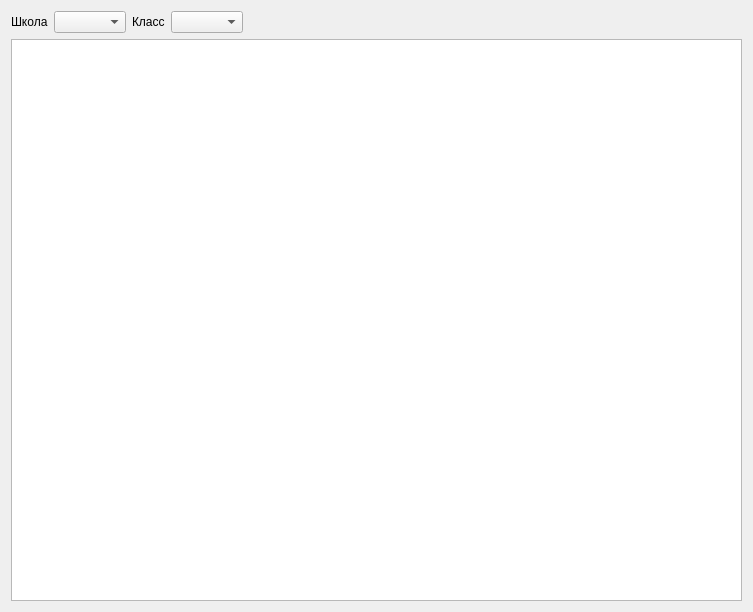
<?xml version="1.0" encoding="UTF-8"?>
<ui version="4.0">
 <class>Form</class>
 <widget class="QWidget" name="Form">
  <property name="geometry">
   <rect>
    <x>0</x>
    <y>0</y>
    <width>753</width>
    <height>612</height>
   </rect>
  </property>
  <property name="windowTitle">
   <string>Form</string>
  </property>
  <layout class="QVBoxLayout" name="verticalLayout">
   <item>
    <layout class="QHBoxLayout" name="horizontalLayout">
     <item>
      <widget class="QLabel" name="school_label">
       <property name="text">
        <string>Школа</string>
       </property>
      </widget>
     </item>
     <item>
      <widget class="QComboBox" name="school_cb"/>
     </item>
     <item>
      <widget class="QLabel" name="class_label">
       <property name="text">
        <string>Класс</string>
       </property>
      </widget>
     </item>
     <item>
      <widget class="QComboBox" name="class_cb"/>
     </item>
     <item>
      <spacer name="horizontalSpacer">
       <property name="orientation">
        <enum>Qt::Horizontal</enum>
       </property>
       <property name="sizeHint" stdset="0">
        <size>
         <width>40</width>
         <height>20</height>
        </size>
       </property>
      </spacer>
     </item>
    </layout>
   </item>
   <item>
    <widget class="QTableView" name="tableView">
     <property name="sortingEnabled">
      <bool>false</bool>
     </property>
    </widget>
   </item>
  </layout>
 </widget>
 <resources/>
 <connections/>
</ui>
